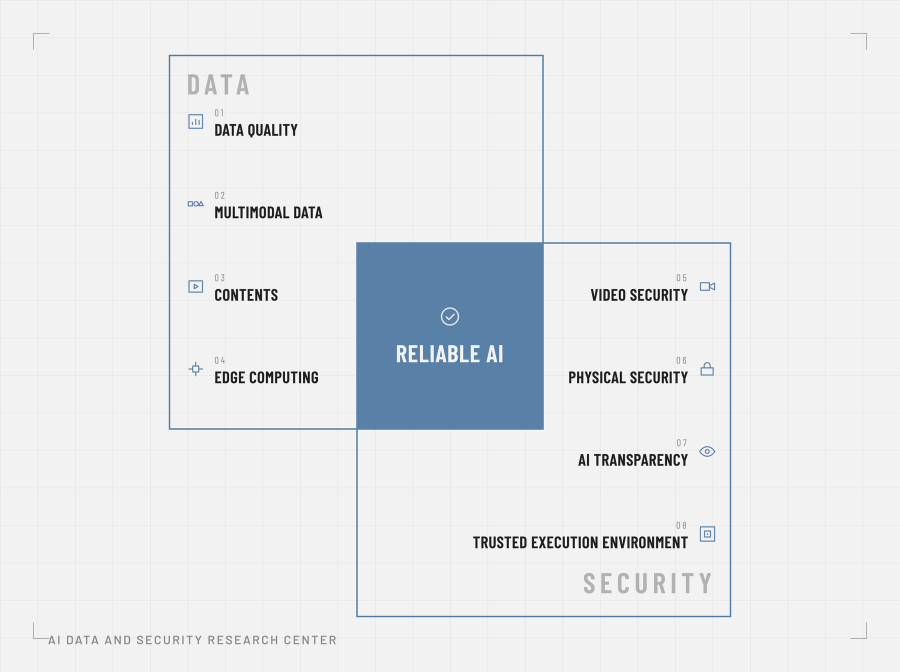
#> input picture assets/brand/hero.png, 1800 x 1344 px, found by its file name (shown at 1/2 size)
$ python build_hero.py '~/Downloads/hero.png'
#> lines starting #> are read from the running program, lines starting #| are printed output that depends on the picture
#> in main, im is the input picture: PIL image 1800x1344 RGB; mean R, G, B 229.8, 232.3, 235.6
#!/usr/bin/env python3
"""히어로 그림을 사이트용으로 굽는다. ⚠️ Pillow 가 필요하다(사이트 빌드에는 불필요).

    python3 tools/build_hero.py ~/Downloads/hero.png
    python3 tools/build_hero.py <파일> --check     # 쓰지 않고 진단만

⭐ **진단이 본체다.** 그림 안의 라벨이 실제 표시 폭에서 몇 px 로 그려지는지 잰다 —
   이걸 안 재고 넣었다가 8.4px 짜리 라벨을 두 번 실었다.
⛔ 12px 미만이면 막는다. 그 그림은 그 자리에 못 넣는다는 뜻이다.
⚠️ 선과 글자가 많은 도해는 **PNG 로 둔다.** JPEG 는 가는 선을 뭉갠다.
"""
from __future__ import annotations

import argparse
import pathlib
import sys

try:
    from PIL import Image
except ImportError:                                        # pragma: no cover
    raise SystemExit("⛔ Pillow 가 필요하다:  python3 -m pip install --user Pillow")

ROOT = pathlib.Path(__file__).resolve().parent.parent
OUT = ROOT / "assets" / "brand" / "hero.png"
DISPLAY_PX = 560       # 실제 표시 폭(.herorow 의 그림 칸)
TARGET_W = 1800        # 고밀도 화면용으로 1.5×
MIN_LABEL_PX = 10      # CI 기준: 1:1 에서 본문 15px 이 "편안한 최소" → 대문자 ~10.5px


def label_cap_px(im: Image.Image) -> int:
    """왼쪽 라벨 열에서 어두운 글자 행의 중앙값 높이 = 대문자 높이."""
    g = im.convert("L")
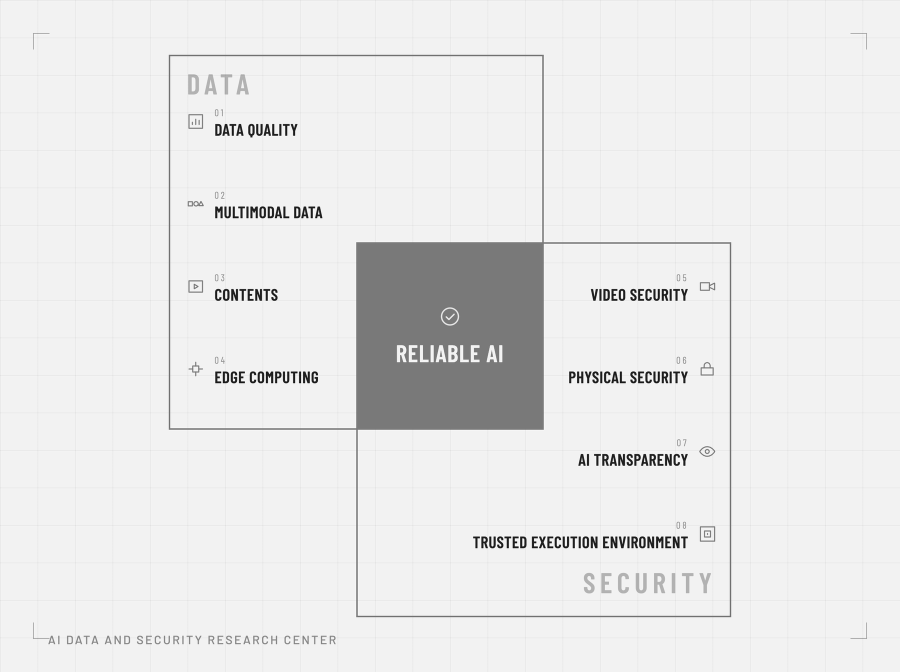
#> g: PIL image 1800x1344 L (shown at 1/2 size); min 0, max 255, mean 231.9
    sub = g.crop((int(im.width * 0.23), 0, int(im.width * 0.36), im.height))
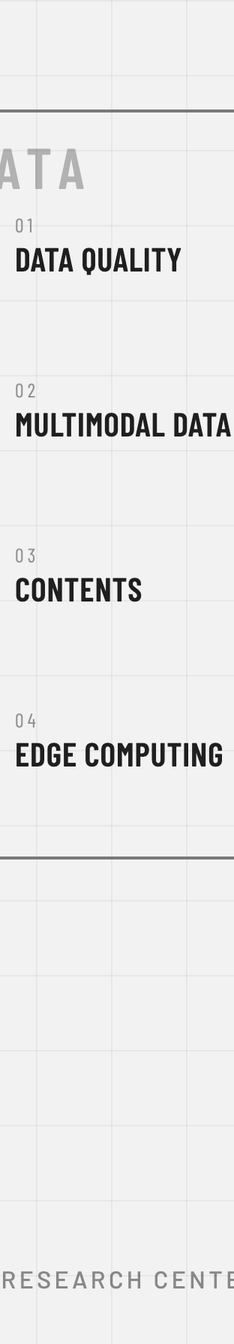
#> sub: PIL image 234x1344 L; min 0, max 255, mean 234.7
    on = [sub.crop((0, y, sub.width, y + 1)).point(lambda p: 255 if p < 120 else 0).getbbox()
          is not None for y in range(sub.height)]
#> on = 1344 items, first 6: False, False, False, False, False, False
    runs, s = [], None
    for y, v in enumerate(on + [False]):
        if v and s is None:
            s = y
        elif not v and s is not None:
            if y - s > 6:
                runs.append(y - s)
            s = None
#> after the loop, runs = [27, 24, 24, 24, 8]
    return sorted(runs)[len(runs) // 2] if runs else 0


def main() -> int:
    ap = argparse.ArgumentParser()
    ap.add_argument("src", type=pathlib.Path)
    ap.add_argument("--check", action="store_true")
    ap.add_argument("--display", type=int, default=DISPLAY_PX, help="실제로 그려질 CSS 폭")
    args = ap.parse_args()

    im = Image.open(args.src).convert("RGB")
    cap = label_cap_px(im)
#> cap = 24
    at = cap * args.display / im.width
#> at = 7.47
    print(f"{im.width}x{im.height} ({im.width/im.height:.2f}:1) · 라벨 대문자 {cap}px")
#| 1800x1344 (1.34:1) · 라벨 대문자 24px
    for d in (560, 700, 930, args.display):
        mark = "  ⛔" if cap * d / im.width < MIN_LABEL_PX else "  ✅"
        print(f"  {d:4d}px 로 그리면 {cap*d/im.width:5.1f}px{mark}")
#> this loop made 4 passes
#> mark on passes 1 to 4: '  ⛔', '  ⛔', '  ✅', '  ⛔'
#|    560px 로 그리면   7.5px  ⛔
#|    700px 로 그리면   9.3px  ⛔
#|    930px 로 그리면  12.4px  ✅
#|    560px 로 그리면   7.5px  ⛔
    if cap and at < MIN_LABEL_PX:
        print(f"\n⛔ {args.display}px 에서 라벨이 {at:.1f}px 다 — 읽히지 않는다.\n"
              f"   더 넓게 놓거나, 라벨을 키워 다시 그려라.")
#| ⛔ 560px 에서 라벨이 7.5px 다 — 읽히지 않는다.
#|    더 넓게 놓거나, 라벨을 키워 다시 그려라.
        return 1
    if args.check:
        return 0

    w = min(TARGET_W, im.width)
    im.resize((w, round(im.height * w / im.width)), Image.LANCZOS).save(OUT, optimize=True)
    print(f"\n  → {OUT.relative_to(ROOT)}  {Image.open(OUT).size}  {OUT.stat().st_size//1024}KB")
    print("⭐ `python3 build.py` 를 돌려야 반영된다(자산 주소의 내용 해시가 바뀐다).")
    print("⚠️ 그림이 바뀌었으면 `content/site.json` 의 `hero_alt` 도 고쳐라 — 라벨 목록이다.")
    return 0


if __name__ == "__main__":
#> (the run stopped early here; a loop or call above may not have finished)
